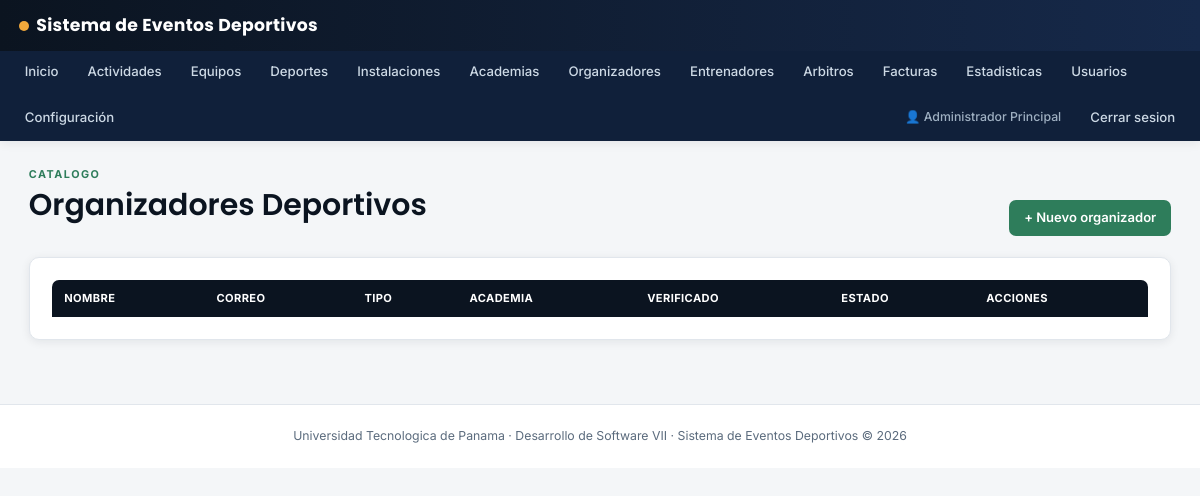
The page /organizadores (signed in) on the database as committed earlier.
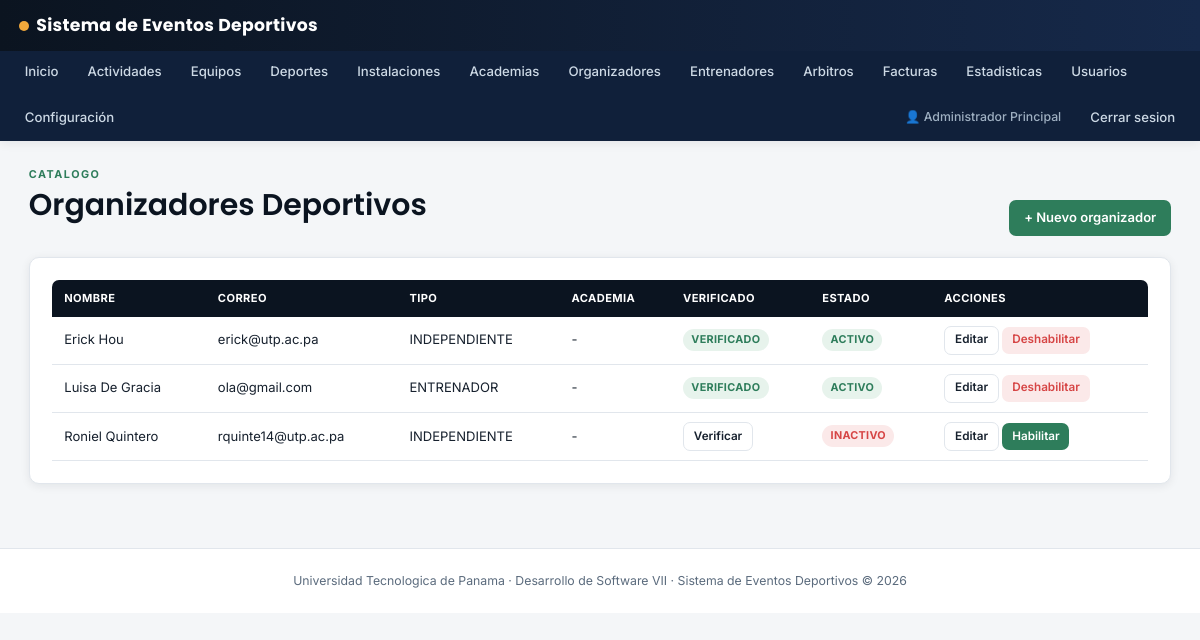
The same page on the database as committed later.
### tables this page shows
CREATE TABLE IF NOT EXISTS `organizadores` (
  `id` int UNSIGNED NOT NULL AUTO_INCREMENT,
  `usuario_id` int UNSIGNED NOT NULL,
  `academia_id` int UNSIGNED DEFAULT NULL,
  `tipo_organizador` enum('INDEPENDIENTE','ACADEMIA','ENTRENADOR','EMPRESA','COMITE','OTRO') NOT NULL DEFAULT 'INDEPENDIENTE',
  `nombre_comercial` varchar(180) DEFAULT NULL,
  `descripcion` text,
  `verificado` tinyint(1) NOT NULL DEFAULT '0',
  `fecha_verificacion` datetime DEFAULT NULL,
  `verificado_por` int UNSIGNED DEFAULT NULL,
  `activo` tinyint(1) NOT NULL DEFAULT '1',
  `fecha_registro` datetime NOT NULL DEFAULT CURRENT_TIMESTAMP,
  PRIMARY KEY (`id`),
  UNIQUE KEY `uq_organizadores_usuario` (`usuario_id`),
  KEY `fk_organizadores_academia` (`academia_id`),
  KEY `fk_organizadores_verificado_por` (`verificado_por`)
);

CREATE TABLE IF NOT EXISTS `usuarios` (
  `id` int UNSIGNED NOT NULL AUTO_INCREMENT,
  `nombre` varchar(80) NOT NULL,
  `apellido` varchar(80) NOT NULL,
  `cedula_pasaporte` varchar(30) DEFAULT NULL,
  `correo` varchar(150) NOT NULL,
  `telefono` varchar(30) DEFAULT NULL,
  `fecha_nacimiento` date DEFAULT NULL,
  `sexo` enum('MASCULINO','FEMENINO','OTRO','NO_ESPECIFICA') DEFAULT NULL,
  `usuario` varchar(60) NOT NULL,
  `password_hash` varchar(255) NOT NULL,
  `rol` enum('ADMINISTRADOR','OPERADOR','ORGANIZADOR','PARTICIPANTE') NOT NULL,
  `activo` tinyint(1) NOT NULL DEFAULT '1',
  `requiere_cambio_password` tinyint(1) NOT NULL DEFAULT '0',
  `intentos_fallidos` smallint UNSIGNED NOT NULL DEFAULT '0',
  `bloqueado_hasta` datetime DEFAULT NULL,
  `ultimo_acceso` datetime DEFAULT NULL,
  `creado_por` int UNSIGNED DEFAULT NULL,
  `fecha_creacion` datetime NOT NULL DEFAULT CURRENT_TIMESTAMP,
  `fecha_actualizacion` datetime NOT NULL DEFAULT CURRENT_TIMESTAMP ON UPDATE CURRENT_TIMESTAMP,
  PRIMARY KEY (`id`),
  UNIQUE KEY `uq_usuarios_correo` (`correo`),
  UNIQUE KEY `uq_usuarios_usuario` (`usuario`),
  UNIQUE KEY `uq_usuarios_cedula` (`cedula_pasaporte`),
  KEY `fk_usuarios_creado_por` (`creado_por`),
  KEY `idx_usuarios_rol_activo` (`rol`,`activo`)
);

### src/Controllers/OrganizadorController.php (called while the page is built, shortened)
<?php
final class OrganizadorController extends Controller
{
    public function index(): void
    {
        $this->render('organizadores/index', [
            'organizadores' => (new Organizador())->todos(),
            'exito' => $this->getSuccess(),
        ]);
    }
}

### src/Core/Router.php (called while the page is built, shortened)
<?php
final class Router
{
    private array $routes = [];
    public function get(string $path, string $controller, string $action): void
    {
        $this->routes['GET'][$path] = "{$controller}@{$action}";
    }
    public function post(string $path, string $controller, string $action): void
    {
        $this->routes['POST'][$path] = "{$controller}@{$action}";
    }
    public function dispatch(string $method, string $path): void
    {
        $path = rtrim($path, '/');
        $handler = $this->routes[$method][$path] ?? null;
        [$controllerName, $action] = explode('@', $handler);
        $controller = new $controllerClass();
        $controller->{$action}();
    }
}

### public/index.php (called while the page is built, shortened)
<?php
$router = new Router();
$router->get('/login', 'AuthController', 'mostrarLogin');
$router->post('/login', 'AuthController', 'login');
$router->get('/logout', 'AuthController', 'logout');
$router->get('/registro', 'UsuarioController', 'registroForm');
$router->post('/registro', 'UsuarioController', 'registrar');
$router->get('/dashboard', 'HomeController', 'dashboard');
$router->get('/usuarios', 'UsuarioController', 'index');
$router->get('/usuarios/crear', 'UsuarioController', 'crearForm');
$router->post('/usuarios/crear', 'UsuarioController', 'crear');
$router->get('/usuarios/editar', 'UsuarioController', 'editarForm');
$router->post('/usuarios/editar', 'UsuarioController', 'actualizar');
$router->get('/usuarios/deshabilitar', 'UsuarioController', 'deshabilitar');
$router->get('/usuarios/habilitar', 'UsuarioController', 'habilitar');
$router->get('/mi-cuenta/password', 'UsuarioController', 'cambiarPasswordForm');
$router->post('/mi-cuenta/password', 'UsuarioController', 'cambiarPassword');
$router->get('/deportes', 'DeporteController', 'index');
$router->get('/deportes/crear', 'DeporteController', 'crearForm');
$router->post('/deportes/crear', 'DeporteController', 'crear');
$router->get('/deportes/editar', 'DeporteController', 'editarForm');
$router->post('/deportes/editar', 'DeporteController', 'actualizar');
$router->get('/deportes/deshabilitar', 'DeporteController', 'deshabilitar');
$router->get('/deportes/habilitar', 'DeporteController', 'habilitar');
$router->get('/instalaciones', 'InstalacionController', 'index');
$router->get('/instalaciones/crear', 'InstalacionController', 'crearForm');
$router->post('/instalaciones/crear', 'InstalacionController', 'crear');
$router->get('/instalaciones/editar', 'InstalacionController', 'editarForm');
$router->post('/instalaciones/editar', 'InstalacionController', 'actualizar');
$router->get('/instalaciones/deshabilitar', 'InstalacionController', 'deshabilitar');
$router->get('/instalaciones/habilitar', 'InstalacionController', 'habilitar');
$router->get('/academias', 'AcademiaController', 'index');
$router->get('/academias/crear', 'AcademiaController', 'crearForm');
$router->post('/academias/crear', 'AcademiaController', 'crear');
$router->get('/academias/editar', 'AcademiaController', 'editarForm');
$router->post('/academias/editar', 'AcademiaController', 'actualizar');
$router->get('/academias/deshabilitar', 'AcademiaController', 'deshabilitar');
$router->get('/academias/habilitar', 'AcademiaController', 'habilitar');
$router->get('/organizadores', 'OrganizadorController', 'index');
$router->get('/organizadores/crear', 'OrganizadorController', 'crearForm');
$router->post('/organizadores/crear', 'OrganizadorController', 'crear');
$router->get('/organizadores/editar', 'OrganizadorController', 'editarForm');
$router->post('/organizadores/editar', 'OrganizadorController', 'actualizar');
$router->get('/organizadores/verificar', 'OrganizadorController', 'verificar');
$router->get('/organizadores/deshabilitar', 'OrganizadorController', 'deshabilitar');
$router->get('/organizadores/habilitar', 'OrganizadorController', 'habilitar');
$router->get('/entrenadores', 'EntrenadorController', 'index');
$router->get('/entrenadores/crear', 'EntrenadorController', 'crearForm');
$router->post('/entrenadores/crear', 'EntrenadorController', 'crear');
$router->get('/arbitros', 'ArbitroController', 'index');
$router->get('/arbitros/crear', 'ArbitroController', 'crearForm');
$router->post('/arbitros/crear', 'ArbitroController', 'crear');
$router->get('/arbitros/evaluar', 'ArbitroController', 'evaluarForm');
$router->post('/arbitros/evaluar', 'ArbitroController', 'evaluar');
$router->get('/equipos', 'EquipoController', 'index');
$router->get('/equipos/crear', 'EquipoController', 'crearForm');
$router->post('/equipos/crear', 'EquipoController', 'crear');
$router->get('/equipos/ver', 'EquipoController', 'ver');
$router->post('/equipos/jugadores/agregar', 'EquipoController', 'agregarJugador');
$router->get('/equipos/jugadores/eliminar', 'EquipoController', 'eliminarJugador');
$router->get('/actividades', 'ActividadController', 'index');
$router->get('/actividades/crear', 'ActividadController', 'crearForm');
$router->post('/actividades/crear', 'ActividadController', 'crear');
$router->get('/actividades/editar', 'ActividadController', 'editarForm');
$router->post('/actividades/editar', 'ActividadController', 'actualizar');
$router->get('/actividades/ver', 'ActividadController', 'ver');
$router->get('/actividades/publicar', 'ActividadController', 'publicar');
$router->get('/actividades/cerrar-inscripciones', 'ActividadController', 'cerrarInscripciones');
$router->get('/actividades/finalizar', 'ActividadController', 'finalizar');
$router->get('/actividades/cancelar', 'ActividadController', 'cancelarForm');
$router->post('/actividades/cancelar', 'ActividadController', 'cancelar');
$router->get('/actividades/incidente/crear', 'ActividadController', 'reportarIncidenteForm');
$router->post('/actividades/incidente/crear', 'ActividadController', 'reportarIncidente');
$router->get('/inscripciones/equipo/crear', 'InscripcionController', 'inscribirEquipoForm');
$router->post('/inscripciones/equipo/crear', 'InscripcionController', 'inscribirEquipo');
$router->get('/inscripciones/equipo/aprobar', 'InscripcionController', 'aprobarEquipo');
$router->get('/inscripciones/equipo/rechazar', 'InscripcionController', 'rechazarEquipo');
$router->get('/inscripciones/individual/crear', 'InscripcionController', 'inscribirIndividualForm');
$router->post('/inscripciones/individual/crear', 'InscripcionController', 'inscribirIndividual');
$router->get('/facturas', 'FacturaController', 'index');
$router->get('/facturas/ver', 'FacturaController', 'ver');
$router->get('/facturas/descargar', 'FacturaController', 'descargarPdf');
$router->get('/factura-publica', 'FacturaController', 'verPublica');
$router->get('/estadisticas', 'EstadisticaController', 'index');
$router->get('/configuracion', 'ConfiguracionController', 'index');
$router->post('/configuracion/actualizar', 'ConfiguracionController', 'actualizar');
$router->get('/configuracion/mensajes', 'ConfiguracionController', 'mensajes');
$router->get('/configuracion/mensajes/leido', 'ConfiguracionController', 'marcarLeido');
$router->get('/', 'PublicController', 'inicio');
$router->post('/contacto', 'PublicController', 'contacto');
$requestUri = parse_url($_SERVER['REQUEST_URI'] ?? '/', PHP_URL_PATH) ?? '/';
$router->dispatch($_SERVER['REQUEST_METHOD'], $requestUri);

### src/Models/Organizador.php (called while the page is built, shortened)
<?php
final class Organizador extends Model
{
    public function todos(): array
    {
        $sql = "SELECT o.*, CONCAT(u.nombre, ' ', u.apellido) AS nombre_completo, u.correo, u.telefono,
                    a.nombre AS academia_nombre
                FROM organizadores o
                JOIN usuarios u ON u.id = o.usuario_id
                LEFT JOIN academias a ON a.id = o.academia_id
                ORDER BY u.nombre ASC";
        return $this->db->query($sql)->fetchAll();
    }
}

### views/organizadores/index.php (the view, shortened to what the changed rows need)
<div class="container">
    <div class="page-head">
        <div><div class="eyebrow">Catalogo</div><h1>Organizadores Deportivos</h1></div>
    </div>
    <div class="card">
        <table class="data-table">
            <thead><tr><th>Nombre</th><th>Correo</th><th>Tipo</th><th>Academia</th><th>Verificado</th><th>Estado</th><th>Acciones</th></tr></thead>
            <tbody>
                <?php foreach ($organizadores as $o): ?>
                    <tr>
                        <td><?= htmlspecialchars($o['nombre_completo']) ?><?= $o['nombre_comercial'] ? ' — ' . htmlspecialchars($o['nombre_comercial']) : '' ?></td>
                        <td><?= htmlspecialchars($o['correo']) ?></td>
                        <td><?= htmlspecialchars($o['tipo_organizador']) ?></td>
                        <td><?= htmlspecialchars($o['academia_nombre'] ?? '-') ?></td>
                        <td>
                            <?php if ((int) $o['verificado'] === 1): ?><span class="badge badge-success">Verificado</span>
                            <?php else: ?><a class="btn btn-outline btn-sm" href="/organizadores/verificar?id=<?= (int) $o['id'] ?>">Verificar</a><?php endif; ?>
                        </td>
                        <td>
                            <?php if ((int) $o['activo'] === 1): ?><span class="badge badge-success">Activo</span>
                            <?php else: ?><span class="badge badge-danger">Inactivo</span><?php endif; ?>
                        </td>
                        <td>
                            <a class="btn btn-outline btn-sm" href="/organizadores/editar?id=<?= (int) $o['id'] ?>">Editar</a>
                            <?php if ((int) $o['activo'] === 1): ?>
                                <a class="btn btn-danger btn-sm" href="/organizadores/deshabilitar?id=<?= (int) $o['id'] ?>">Deshabilitar</a>
                            <?php else: ?>
                                <a class="btn btn-primary btn-sm" href="/organizadores/habilitar?id=<?= (int) $o['id'] ?>">Habilitar</a>
                            <?php endif; ?>
                        </td>
                    </tr>
                <?php endforeach; ?>
            </tbody>
        </table>
    </div>
</div>

Rows that differ between the two databases and show on the page:
added organizadores: nombre_completo "Erick Hou", usuario.correo "erick@utp.ac.pa", tipo_organizador "INDEPENDIENTE", academia_nombre "-", verificado "VERIFICADO", activo "ACTIVO"
added organizadores: nombre_completo "Luisa De Gracia", usuario.correo "ola@gmail.com", tipo_organizador "ENTRENADOR", academia_nombre "-", verificado "VERIFICADO", activo "ACTIVO"
added organizadores: nombre_completo "Roniel Quintero", usuario.correo "rquinte14@utp.ac.pa", tipo_organizador "INDEPENDIENTE", academia_nombre "-", activo "INACTIVO"
